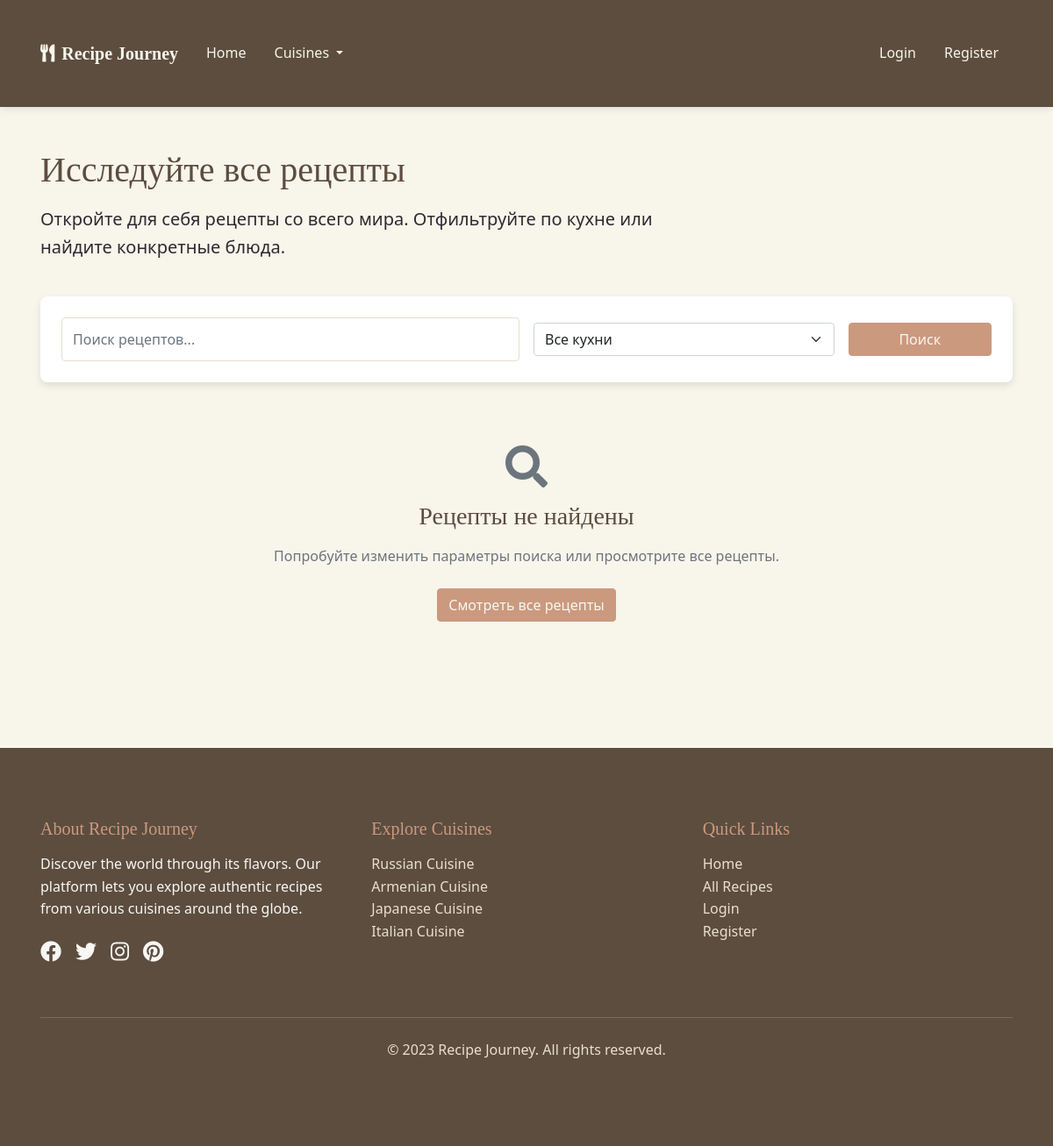
Page /recipes on the earlier database version.
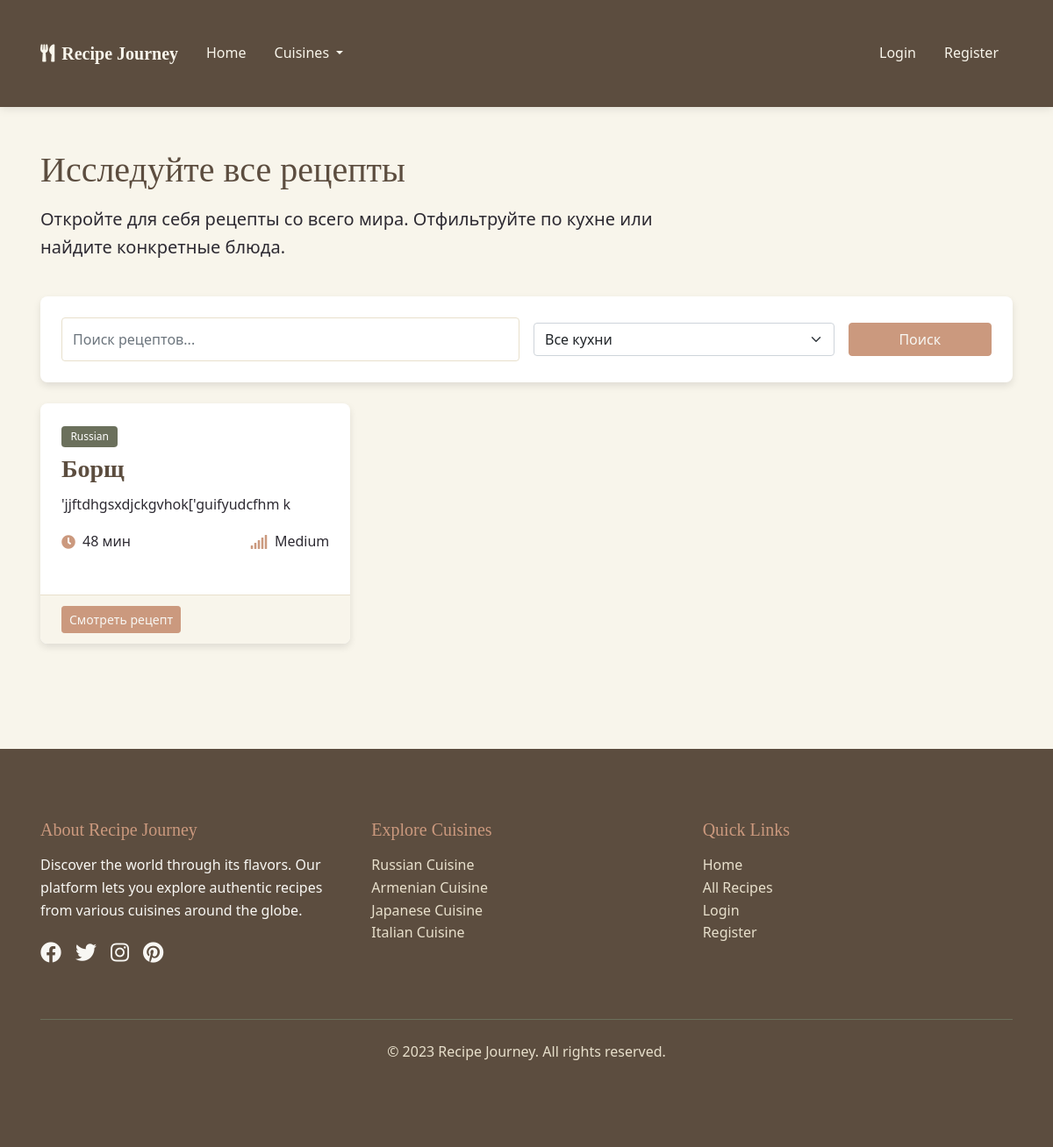
Same page on the later database version.
### models.py (models this page shows, shortened)
class Cuisine(db.Model):
    id = db.Column(db.Integer, primary_key=True)
    name = db.Column(db.String(64), unique=True, nullable=False)
    description = db.Column(db.Text)
    recipes = db.relationship('Recipe', backref='cuisine', lazy='dynamic')

class Recipe(db.Model):
    id = db.Column(db.Integer, primary_key=True)
    title = db.Column(db.String(128), nullable=False)
    description = db.Column(db.Text)
    ingredients = db.Column(db.Text, nullable=False)
    instructions = db.Column(db.Text, nullable=False)
    prep_time = db.Column(db.Integer)  # in minutes
    cook_time = db.Column(db.Integer)  # in minutes
    servings = db.Column(db.Integer)
    difficulty = db.Column(db.String(20))  # Easy, Medium, Hard
    created_at = db.Column(db.DateTime, default=datetime.utcnow)
    updated_at = db.Column(db.DateTime, default=datetime.utcnow, onupdate=datetime.utcnow)
    user_id = db.Column(db.Integer, db.ForeignKey('user.id'))
    cuisine_id = db.Column(db.Integer, db.ForeignKey('cuisine.id'))
    favorites = db.relationship('Favorite', backref='recipe', lazy='dynamic')

### routes.py (the view)
@app.route('/recipes')
def recipes():
    form = SearchForm()
    cuisines = Cuisine.query.all()
    form.cuisine.choices = [(0, 'Все кухни')] + [(c.id, c.name) for c in cuisines]
    cuisine_id = request.args.get('cuisine', 0, type=int)
    search_query = request.args.get('query', '')
    query = Recipe.query
    if cuisine_id:
        query = query.filter_by(cuisine_id=cuisine_id)
        form.cuisine.data = cuisine_id
    if search_query:
        form.query.data = search_query
        query = query.filter(Recipe.title.ilike(f'%{search_query}%'))
    page = request.args.get('page', 1, type=int)
    per_page = 9  # Number of recipes per page
    recipes_pagination = query.order_by(Recipe.created_at.desc()).paginate(page=page, per_page=per_page, error_out=False)
    return render_template('recipes.html', form=form, recipes=recipes_pagination, cuisines=cuisines)

### forms.py
class SearchForm(FlaskForm):
    query = StringField('Поиск рецептов', validators=[Optional()])
    cuisine = SelectField('Кухня', coerce=int, validators=[Optional()], default=0)
    submit = SubmitField('Поиск')

### templates/recipes.html (shortened to what this page needs)
{% extends 'base.html' %}
{% block content %}
<div class="container py-5">
    <div class="row mb-4">
        <div class="col-md-8">
            <h1>
                {% if cuisine %}
                    {{ cuisine.name }} кухня
                {% else %}
                    Исследуйте все рецепты
                {% endif %}
            </h1>
            {% if cuisine %}
                <p class="lead">{{ cuisine.description }}</p>
            {% else %}
                <p class="lead">Откройте для себя рецепты со всего мира. Отфильтруйте по кухне или найдите конкретные блюда.</p>
            {% endif %}
        </div>
    </div>
    <div class="search-box mb-4">
        <form method="GET" action="{{ url_for('recipes') }}" class="row g-3 align-items-center">
            <div class="col-md-6">
                {{ form.query(class="form-control", placeholder="Поиск рецептов...") }}
            </div>
            <div class="col-md-4">
                {{ form.cuisine(class="form-select") }}
            </div>
            <div class="col-md-2">
                {{ form.submit(class="btn btn-primary w-100") }}
            </div>
        </form>
    </div>
    {% if recipes.items %}
        <div class="row">
            {% for recipe in recipes.items %}
                <div class="col-lg-4 col-md-6 mb-4">
                    <div class="card h-100 animate-on-scroll">
                        <div class="card-body">
                            <span class="badge badge-cuisine mb-2">{{ recipe.cuisine.name }}</span>
                            <h3 class="card-title">{{ recipe.title }}</h3>
                            <p class="card-text">{{ recipe.description[:100] }}{% if recipe.description|length > 100 %}...{% endif %}</p>
                            <div class="d-flex justify-content-between align-items-center mt-3">
                                <div class="recipe-meta-item">
                                    <i class="fas fa-clock text-olive"></i>
                                    <span>{{ recipe.prep_time + recipe.cook_time }} мин</span>
                                </div>
                                <div class="recipe-meta-item">
                                    <i class="fas fa-signal text-olive"></i>
                                    <span>{{ recipe.difficulty }}</span>
                                </div>
                            </div>
                        </div>
                        <div class="card-footer d-flex justify-content-between align-items-center">
                            <a href="{{ url_for('recipe_detail', recipe_id=recipe.id) }}" class="btn btn-sm btn-primary">Смотреть рецепт</a>
                        </div>
                    </div>
                </div>
            {% endfor %}
        </div>
    {% else %}
        <div class="text-center py-5">
            <i class="fas fa-search fa-3x text-muted mb-3"></i>
            <h3>Рецепты не найдены</h3>
            <p class="text-muted">Попробуйте изменить параметры поиска или просмотрите все рецепты.</p>
            <a href="{{ url_for('recipes') }}" class="btn btn-primary mt-2">Смотреть все рецепты</a>
        </div>
    {% endif %}
</div>
{% endblock %}

### templates/base.html (shortened to what the changed rows need)
<!DOCTYPE html>
<html lang="en">
<head>
    <link href="https://cdn.jsdelivr.net/npm/bootstrap@5.1.3/dist/css/bootstrap.min.css" rel="stylesheet">
    <link rel="stylesheet" href="https://cdnjs.cloudflare.com/ajax/libs/font-awesome/5.15.4/css/all.min.css">
    <link rel="stylesheet" href="{{ url_for('static', filename='css/main.css') }}">
</head>
<body>
    <main>
        {% block content %}{% endblock %}
    </main>
    <footer>
        <div class="container">
            <div class="row">
                <div class="col-md-4 mb-4">
                    <ul class="list-unstyled">
                        {% for cuisine in cuisines %}
                            <li><a href="{{ url_for('cuisine_recipes', cuisine_id=cuisine.id) }}" class="footer-link">{{ cuisine.name }} Cuisine</a></li>
                        {% endfor %}
                    </ul>
                </div>
            </div>
        </div>
    </footer>
</body>
</html>

Differences in the rows shown:
added Recipe: cuisine.name "Russian", title "Борщ", description "'jjftdhgsxdjckgvhok['guifyudcfhm k", recipe.prep_time+recipe.cook_time "48", difficulty "Medium"
Other differences:
text no longer shown: "Рецепты не найдены Попробуйте изменить параметры поиска или просмотрите все рецепты. Смотреть все рецепты"
